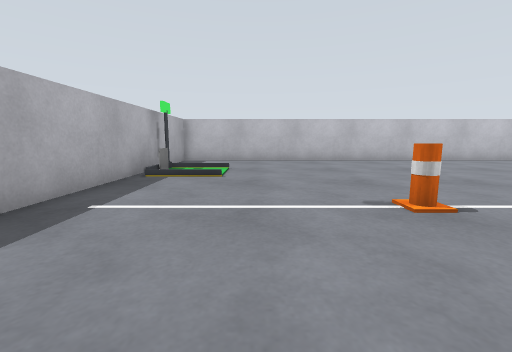
view 1 (above)

18 first-person views from a walk through a Gazebo world. The camera is 0.2 m above the floor, tilts 8° down and sees 90° across. The floor is counted in squares, 0.2 m on a side. Each view is taken from the middle of a square. On the plan, view 1 faces up. The plan holds only what a view shows up to about 11 squares ahead; the rest is blank. The place goes on beyond the plan.

view 2
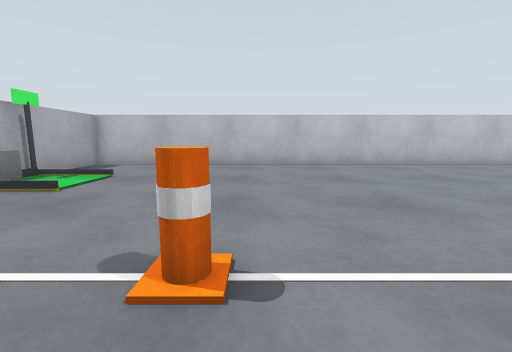

view 3
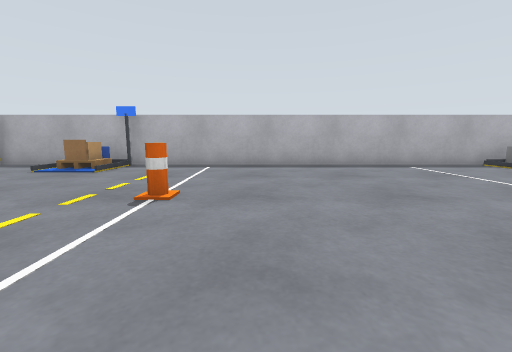

view 4
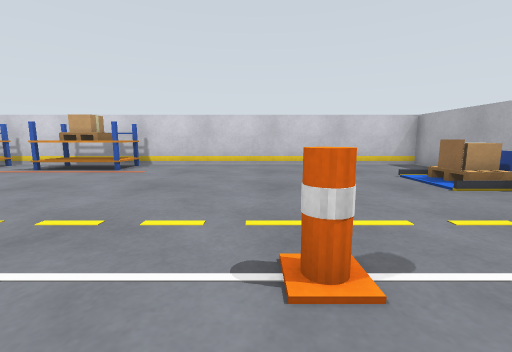

view 5
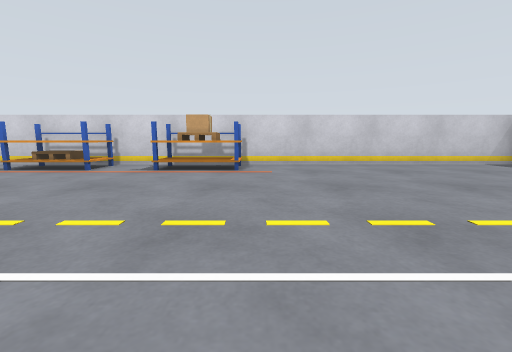

view 6
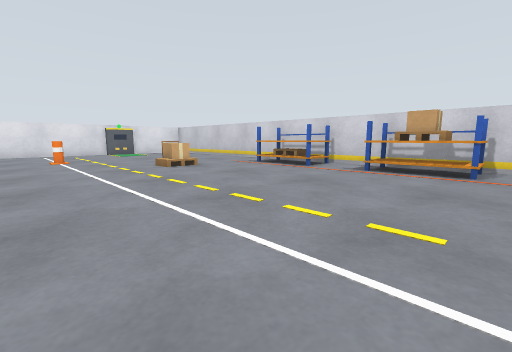

view 7
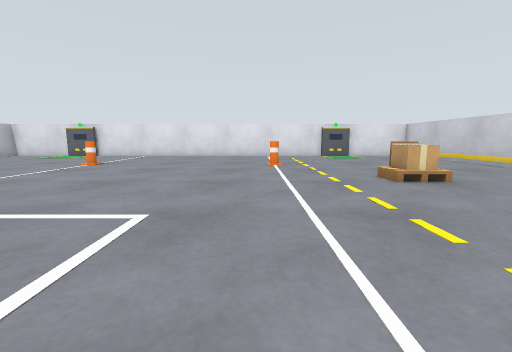

view 8
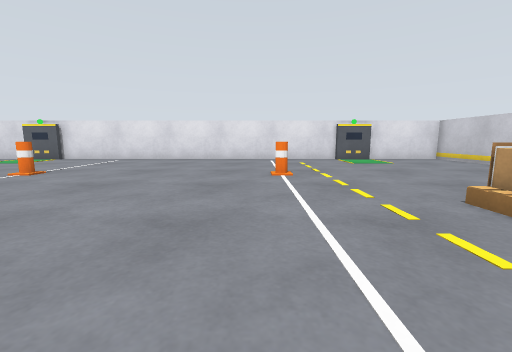

view 9
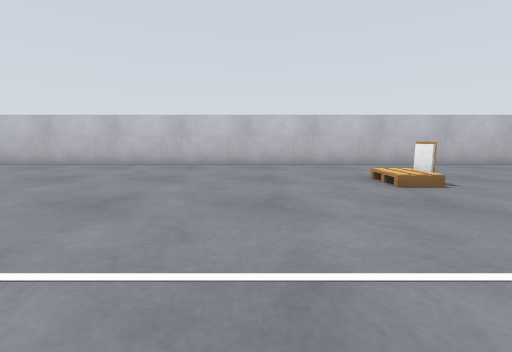

view 10
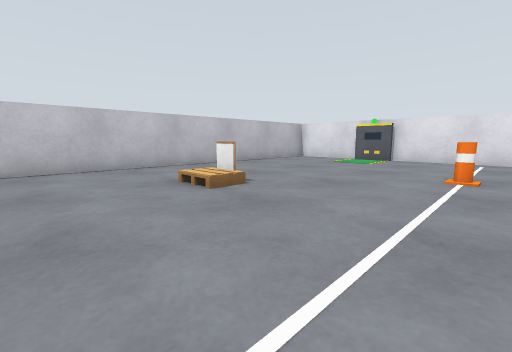

view 11
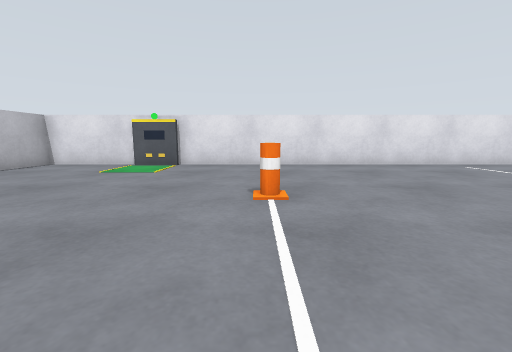

view 12
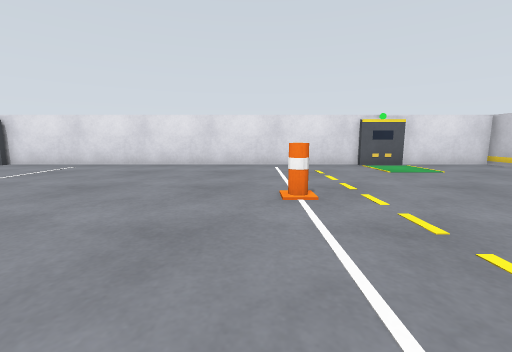

view 13
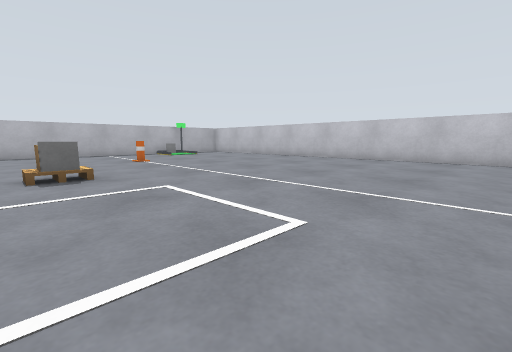

view 14
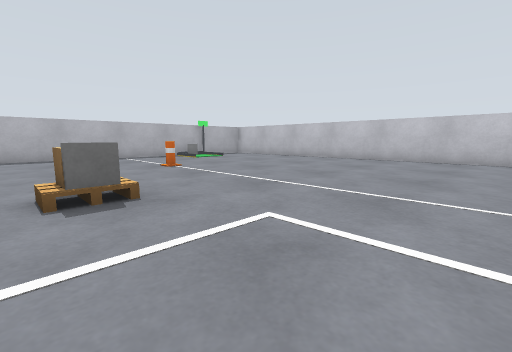

view 15
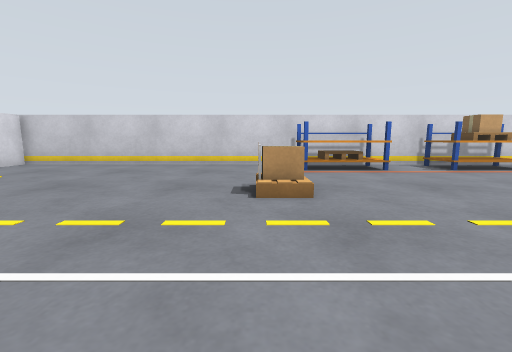

view 16
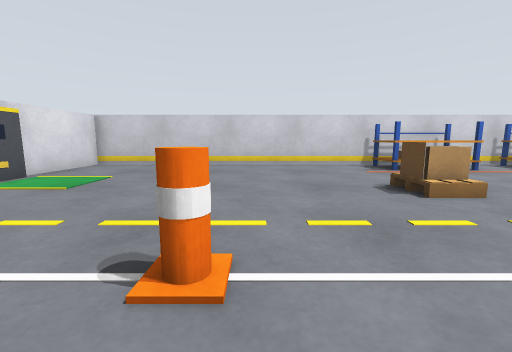

view 17
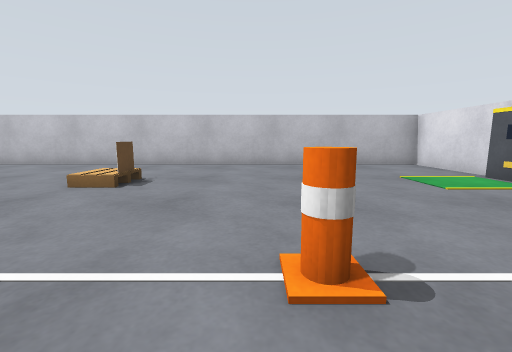

view 18
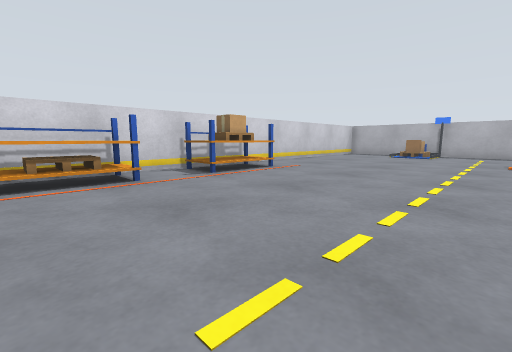

### Floor plan
Points are (right, up) in squares from view 1. A wall is a line through its corners. A room is listed if a view was taken in it or the views show most of it. See-through windows are left out.
Room 1 (views 1, 2, 3, 4, 5, 6, 7, 8, 9, 10, 11, 12, 13, 14, 15, 16, 17, 18)
walls: (26.5, -7.2) (26.5, 7.2); (26.5, 8.9) (26.5, 12.5) (-3.5, 12.5) (-3.5, -12.5) (26.5, -12.5) (26.5, -9)
low walls: (7.5, 0.5) (6.9, 0.5); (7.5, 0.8) (7.5, -0.6) (6.5, -0.6); (16, -7.5) (16.6, -7.5); (16.4, 7.4) (16.4, 8.6); (16, -7.7) (16, -6.4) (17, -6.4) (17, -7.7); (17.1, 7.3) (16, 7.3) (16, 8.8)
objects: pickup truck (-3, -8); pickup truck (-3, -7); marker (-3, 8); other object (-3, 9); pallet (-2, -9); pickup truck (-2, -8); pallet (-1, -8); cone (2, -4) to (3, -4); cone (2, 4) to (3, 4); other object (7, 0); pallet (8, -12) to (8, -11); shelf (9, -12) to (9, -11); pallet (10, -12) to (10, -11); shelf (13, -12) to (15, -11); other object (16, -7); pallet (17, -7); pallet (17, 8); cone (20, -4) to (21, -4); cone (20, 4) to (21, 4); other object (26, -8); other object (26, 8)

Where each view was taken, in squares from view 1:
view 1: 0 up, 0 right, facing up
view 2: 2 up, 3 right, facing up
view 3: 2 down, 7 right, facing left
view 4: 2 down, 3 right, facing down
view 5: 2 down, 7 right, facing down
view 6: 2 down, 7 right, facing down-right
view 7: 3 down, 10 right, facing right
view 8: 3 down, 13 right, facing right
view 9: 2 up, 13 right, facing up
view 10: 3 up, 13 right, facing up-right
view 11: 4 up, 16 right, facing right
view 12: 3 down, 16 right, facing right
view 13: 1 down, 15 right, facing up-left
view 14: 1 down, 12 right, facing up-left
view 15: 2 down, 17 right, facing down
view 16: 2 down, 20 right, facing down
view 17: 2 up, 20 right, facing up
view 18: 4 down, 15 right, facing down-left
